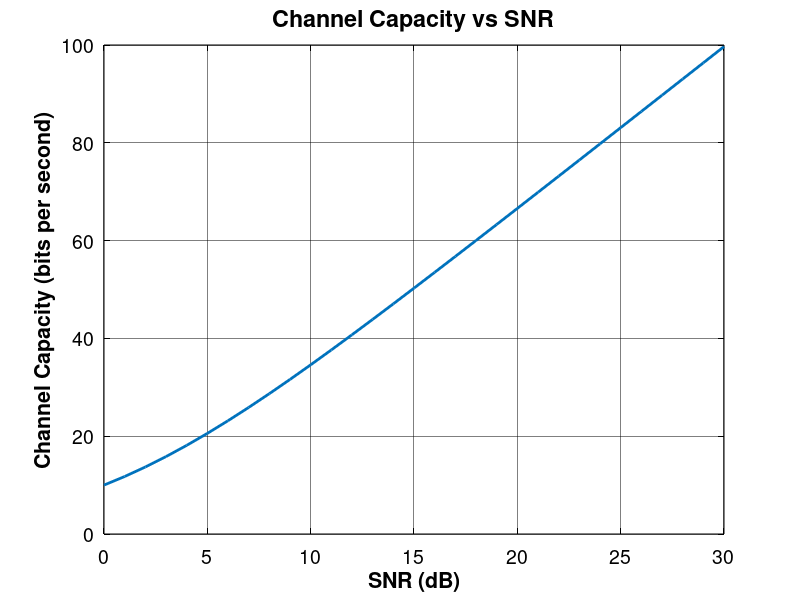

MATLAB code for this plot:
%%%%%%%%%%%%%%%%%%%%%%%%%%%%%%%%%%%%%%%%%%%%%%%%%%%%%%%%%%%%%%%%
%                   Illustrating Simulation 10-7:               %
%     Types of Adverse Effects of Channel On Message Signal    %
%                                                              %
%        Book : Analog & Digital Communication Systems         %
%                   By: Dr.Farnaz Ghassemi                     %
%                     Chapter 1-Section                        %
%                                                              %
%                                                              %
%   Version.2:             03/09/03---Dr.Ghassemi              %
%   Version.1:             96/06/30---Dr.Ghassemi              %
%%%%%%%%%%%%%%%%%%%%%%%%%%%%%%%%%%%%%%%%%%%%%%%%%%%%%%%%%%%%%%%%
%%---------------------------------------------------------------
close all;
clear all;
clc;
colors=[0,0,0;                       %1-Black
        0,0,0.75;                    %2-Blue
        214/255,39/255,40/255;       %3-Red
        15/255,133/255,84/255;       %4-Green
        118/255,78/255,159/255;      %5-Purple
        225/255,124/255,5/255;       %6-Orange
        56/255,166/255,165/255;      %7-Light Blue
        204/255,80/255,62/255;       %8-Light Red
        115/255,175/255,72/255;      %9-Light Green
        237/255,173/255,8/255;       %10-Light Orange
        148/255,52/255,110/255;      %11-Light Purple
        70/255,0,114/255;            %12-Dark Blue
        0,0.5,0.25                   %13-Green
        ];
grayColor = [0.5, 0.5, 0.5];
marks={'-';'--';':';'-.'};

% Set Text Font
set(0, 'DefaultTextFontName', 'Helvetica', 'DefaultTextFontSize', 18, 'DefaultTextFontWeight', 'bold', 'DefaultTextColor', 'black');

% Set default properties for titles, labels, and axes
set(groot, 'DefaultAxesFontName', 'Helvetica'); % Default font for axes
set(groot, 'DefaultAxesFontSize', 12); % Default font size for axes
set(groot, 'DefaultAxesTitleFontWeight', 'bold'); % Default title weight (optional)

% Set default properties for title font specifically
set(groot, 'DefaultAxesTitleFontSizeMultiplier', 1.2); % Adjust title font size relative to axes font size
set(groot, 'DefaultTextFontName', 'Helvetica'); % Default font for text objects

% Set default properties for all axes
set(groot, 'DefaultAxesFontSize', 14); % Set font size for all axes' tick labels
set(groot, 'DefaultAxesFontName', 'Helvetica'); % Set font for all axes' tick labels
%set(groot, 'DefaultAxesFontWeight', 'bold'); % Set font weight for all axes' tick labels
set(groot, 'DefaultAxesXColor', 'black'); % Set X-axis color
set(groot, 'DefaultAxesYColor', 'black'); % Set Y-axis color

% Set default properties for axes
set(groot, 'DefaultAxesGridLineStyle', '-'); % Default grid line style
set(groot, 'DefaultAxesGridColor', [0 0 0]); % Default grid color (black)
set(groot, 'DefaultAxesGridAlpha', 0.5); % Default grid opacity (fully opaque)
set(groot, 'DefaultAxesLineWidth', 0.5); % Default axes line width (affects grid lines too)

% Box Style for Axe
set(groot, 'DefaultAxesBox', 'on'); % Default: 'on' means axes have a box
%%---------------------------------------------------------------
% Channel Capacity Simulation
% This script visualizes Shannon's channel capacity formula.

% Step 1: Define Parameters
B = 10; % Bandwidth (Hz)
SNR_dB = 0:1:30; % Signal-to-noise ratio (in dB)
SNR = 10.^(SNR_dB/10); % Convert SNR to linear scale

% Step 2: Calculate Channel Capacity
C = B * log2(1 + SNR); % Shannon's formula

% Step 3: Visualization
figure;
plot(SNR_dB, C, 'LineWidth', 2);
title('Channel Capacity vs SNR');
xlabel('SNR (dB)');
ylabel('Channel Capacity (bits per second)');
grid on;
